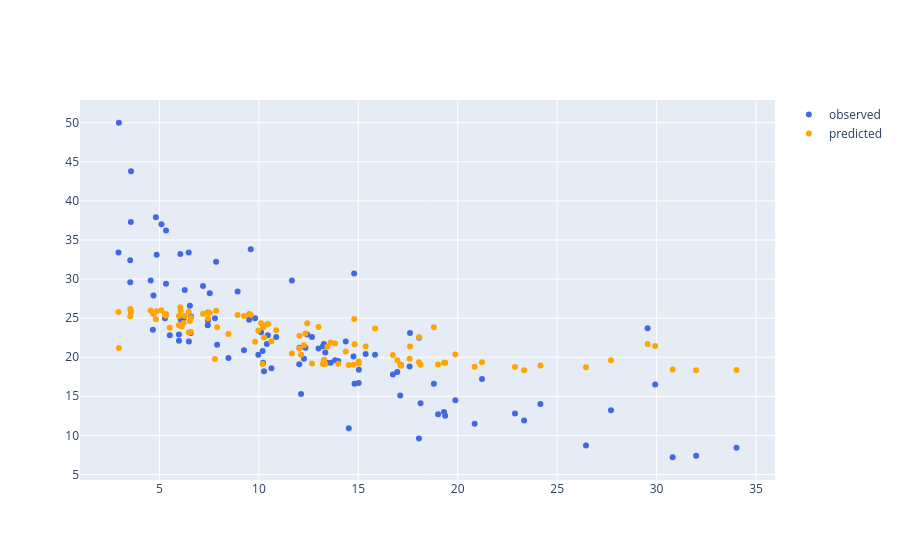

Notebook cell for this chart:
### Markdown cell above
**Adding scatterplot of predictions**
- with `fig` do `add_scatter` using
    - freestyle `x=` with `np` do `ravel` using 
        - `lstat`
    - freestyle `y=` with `np` do `ravel` using 
        - `predictions`
    - freestyle `mode=markers`
    - freestyle `name=predicted`
    - line=dict(color='orange')

### Code cell
fig.add_scatter(x= (np.ravel(lstat)),y= (np.ravel(predictions)),mode="markers",name="predicted",line=dict(color='orange'))

#<xml xmlns="https://developers.google.com/blockly/xml"><variables><variable id="@U5l^JIp,}.H=ECCW?@g">fig</variable><variable id="Zhzp)s*VL?V@ES3(j:*b">np</variable><variable id="rVUZld`HfW,n/PC{X!9-">lstat</variable><variable id="5lkT$zi8W,`TXDny?Cv7">predictions</variable></variables><block type="varDoMethod_Python" id="qZ|Z9.ijg3CRAUbY+PrR" x="86" y="199"><mutation items="5"></mutation><field name="VAR" id="@U5l^JIp,}.H=ECCW?@g">fig</field><field name="MEMBER">add_scatter</field><data>fig:add_scatter</data><value name="ADD0"><block type="valueOutputCodeBlock_Python" id="RTv-p{TaUq@4_58RZB%1"><field name="CODE">x=</field><value name="INPUT"><block type="varDoMethod_Python" id="j8@mjp~f?I7StnE+y$s,"><mutation items="1"></mutation><field name="VAR" id="Zhzp)s*VL?V@ES3(j:*b">np</field><field name="MEMBER">ravel</field><data>np:ravel</data><value name="ADD0"><block type="variables_get" id="AMp#2-apaCBpWlKv]`Ce"><field name="VAR" id="rVUZld`HfW,n/PC{X!9-">lstat</field></block></value></block></value></block></value><value name="ADD1"><block type="valueOutputCodeBlock_Python" id="6m0G+-^kfR]Eenvpo/EG"><field name="CODE">y=</field><value name="INPUT"><block type="varDoMethod_Python" id="zhmXZDw$a:+3N3Ku8QiP"><mutation items="1"></mutation><field name="VAR" id="Zhzp)s*VL?V@ES3(j:*b">np</field><field name="MEMBER">ravel</field><data>np:ravel</data><value name="ADD0"><block type="variables_get" id="(nLCjxy_RyxgfW6OyGwn"><field name="VAR" id="5lkT$zi8W,`TXDny?Cv7">predictions</field></block></value></block></value></block></value><value name="ADD2"><block type="dummyOutputCodeBlock_Python" id="Ht-!;BCPTD4b$ZLafodk"><field name="CODE">mode="markers"</field></block></value><value name="ADD3"><block type="dummyOutputCodeBlock_Python" id="0uhd2Bmdznda(paBhnX*"><field name="CODE">name="predicted" </field></block></value><value name="ADD4"><block type="dummyOutputCodeBlock_Python" id="wfU8.|6m-r/a+Kct/[I["><field name="CODE">line=dict(color='orange')</field></block></value></block></xml>

### Figure 1 — Plotly figure (JSON) as saved in the notebook; plotly's stock layout.template omitted (floating-point values rounded to 4 significant figures)
{"data": [{"line": {"color": "royalblue"}, "mode": "markers", "name": "observed", "type": "scatter", "x": [13.27, 15.02, 18.05, 17.15, 29.55, 10.87, 17.58, 3.53, 6.47, 5.52, 4.82, 21.22, 12.34, 9.51, 16.74, 17.11, 34.02, 5.98, 16.96, 5.33, 13.34, 4.7, 10.19, 14.37, 22.88, 10.26, 12.43, 13.99, 3.57, 29.93, 24.16, 30.81, 6.59, 13, 5.33, 4.67, 2.94, 10.21, 27.71, 19.01, 13.28, 12.03, 7.53, 26.45, 7.44, 13.22, 11.66, 5.28, 14.81, 3.53, 9.25, 13.61, 7.85, 18.13, 19.88, 9.97, 10.11, 10.4, 18.06, 17.6, 6.53, 3.56, 14.76, 19.31, 15.37, 10.63, 14.79, 5.1, 2.96, 7.9, 6.07, 8.47, 31.99, 5.98, 6.27, 4.86, 10.45, 7.19, 6.48, 6.05, 7.43, 13.83, 12.27, 7.79, 14.52, 6.21, 19.37, 6.12, 8.93, 12.12, 6.58, 9.59, 20.85, 23.34, 9.81, 18.8, 15.84, 15.03, 12.04, 4.56, 13.44, 12.67], "y": [21.7, 16.7, 9.6, 19, 23.7, 22.6, 18.8, 32.4, 33.4, 22.8, 37.9, 17.2, 21.2, 24.8, 17.8, 15.1, 8.4, 22.1, 18.1, 36.2, 20.6, 27.9, 20.8, 22, 12.8, 18.2, 22.9, 19.5, 43.8, 16.5, 14, 7.2, 25.2, 21.1, 29.4, 23.5, 33.4, 19.3, 13.2, 12.7, 19.6, 19.1, 28.2, 8.7, 24.7, 21.4, 29.8, 25, 16.6, 29.6, 20.9, 19.3, 32.2, 14.1, 14.5, 20.3, 23.2, 21.7, 22.5, 23.1, 26.6, 37.3, 20.1, 13, 20.4, 18.6, 30.7, 37, 50, 21.6, 24.8, 19.9, 7.4, 22.9, 28.6, 33.1, 22.8, 29.1, 22, 33.2, 24.1, 19.6, 19.8, 25, 10.9, 25, 12.5, 25, 28.4, 15.3, 23.1, 33.8, 11.5, 11.9, 25, 16.6, 20.3, 18.4, 21.2, 29.8, 19.3, 22.6]}, {"line": {"color": "orange"}, "mode": "markers", "name": "predicted", "type": "scatter", "x": [13.27, 15.02, 18.05, 17.15, 29.55, 10.87, 17.58, 3.53, 6.47, 5.52, 4.82, 21.22, 12.34, 9.51, 16.74, 17.11, 34.02, 5.98, 16.96, 5.33, 13.34, 4.7, 10.19, 14.37, 22.88, 10.26, 12.43, 13.99, 3.57, 29.93, 24.16, 30.81, 6.59, 13, 5.33, 4.67, 2.94, 10.21, 27.71, 19.01, 13.28, 12.03, 7.53, 26.45, 7.44, 13.22, 11.66, 5.28, 14.81, 3.53, 9.25, 13.61, 7.85, 18.13, 19.88, 9.97, 10.11, 10.4, 18.06, 17.6, 6.53, 3.56, 14.76, 19.31, 15.37, 10.63, 14.79, 5.1, 2.96, 7.9, 6.07, 8.47, 31.99, 5.98, 6.27, 4.86, 10.45, 7.19, 6.48, 6.05, 7.43, 13.83, 12.27, 7.79, 14.52, 6.21, 19.37, 6.12, 8.93, 12.12, 6.58, 9.59, 20.85, 23.34, 9.81, 18.8, 15.84, 15.03, 12.04, 4.56, 13.44, 12.67], "y": [19.5, 19.46, 19.34, 18.9, 21.69, 23.46, 19.8, 26.16, 25.81, 23.78, 24.87, 19.34, 23.05, 25.53, 20.27, 19.07, 18.38, 24.11, 19.61, 25.54, 19.13, 25.52, 19.12, 20.74, 18.74, 22.51, 24.35, 19.16, 25.77, 21.43, 18.95, 18.42, 25.09, 23.88, 25.29, 25.68, 25.79, 23.84, 19.63, 19.05, 19.64, 21.11, 25.64, 18.72, 24.95, 19.15, 20.47, 25.43, 21.66, 25.25, 25.27, 21.88, 25.94, 19.04, 20.35, 23.41, 24.35, 24.18, 22.56, 21.37, 24.63, 25.94, 19.03, 19.29, 21.36, 22.05, 24.88, 26.0, 21.19, 23.84, 25.92, 22.96, 18.33, 25.27, 25.27, 25.88, 24.24, 25.56, 23.17, 26.38, 25.76, 21.77, 21.54, 19.77, 18.99, 24.38, 19.28, 23.94, 25.4, 20.31, 23.24, 25.43, 18.79, 18.34, 21.98, 23.83, 23.66, 19.2, 22.74, 25.99, 21.34, 19.2]}], "layout": {"autosize": true, "xaxis": {"autorange": true, "range": [0.9672, 35.99], "type": "linear"}, "yaxis": {"autorange": true, "range": [3.668, 53.53], "type": "linear"}}}
